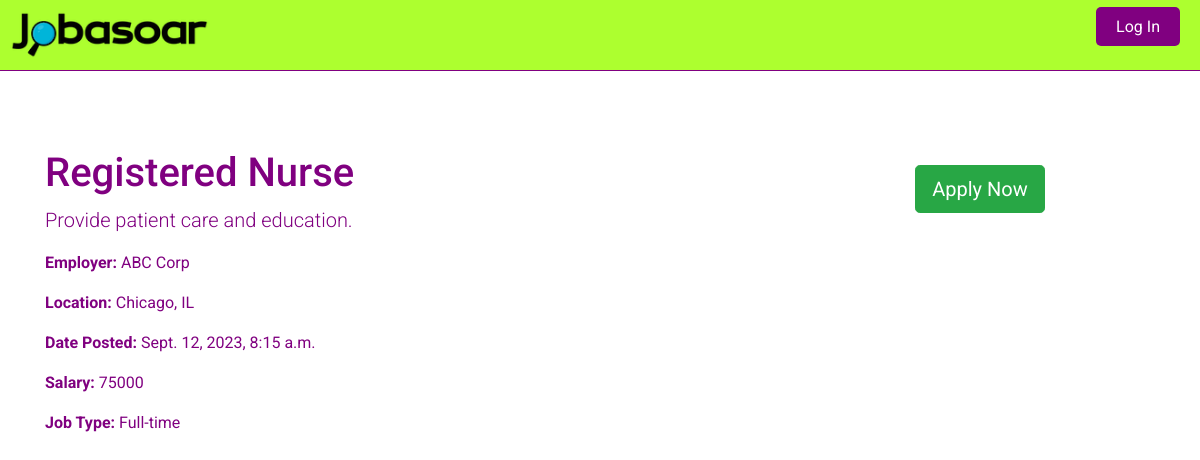
The app's page /jobs/rVdd3qSwZVcgEfmW/ with its own data.
### core/models.py (models this page shows, shortened)
class Job(models.Model):
    JOB_TYPE_CHOICES = [
        ('full-time', 'Full-Time'),
        ('part-time', 'Part-Time'),
        ('hourly', 'Hourly'),
    ]
    xml_job_id = models.CharField(max_length=255, null=True, blank=True)  # New field to store job_id from XML
    title = models.CharField(max_length=255)
    description = models.TextField()
    employer = models.ForeignKey(Company, on_delete=models.CASCADE)
    location = models.CharField(max_length=255)
    date_posted = models.DateTimeField()
    promoted = models.BooleanField(default=False)
    apply_url = models.URLField(max_length=200)
    salary = models.CharField(max_length=255, null=True, blank=True)
    job_type = models.CharField(max_length=50, choices=JOB_TYPE_CHOICES)
    reference_id = models.CharField(max_length=16, default=create_reference_id, unique=True)  # Corrected the indentation

class Company(models.Model):
    name = models.CharField(max_length=255)
    created_at = models.DateTimeField(auto_now_add=True)
    xml_file = models.FileField(upload_to='xmls/', null=True, blank=True)

### core/views.py (the view)
# urls.py: path('jobs/<str:reference_id>/', views.job_detail, name='job_detail'),  # Only reference_id pattern
def job_detail(request, reference_id):
    job = get_object_or_404(Job, reference_id=reference_id)
    return render(request, 'core/job_detail.html', {'job': job})

### core/templates/core/job_detail.html
{% extends 'base.html' %}
{% block content %}
<div class="container mt-5">
  <div class="row">
    <div class="col-md-8">
      <h1>{{ job.title }}</h1>
      <p class="lead">{{ job.description }}</p>
      <p><strong>Employer:</strong> {{ job.employer.name }}</p>
      <p><strong>Location:</strong> {{ job.location }}</p>
      <p><strong>Date Posted:</strong> {{ job.date_posted }}</p>
      <p><strong>Salary:</strong> {{ job.salary }}</p>
      <p><strong>Job Type:</strong> {{ job.get_job_type_display }}</p>
    </div>
    <div class="col-md-4">
      <div class="text-center">
        <a href="{{ job.apply_url }}" class="btn btn-success btn-lg mt-3">Apply Now</a>
      </div>
    </div>
  </div>
</div>
{% endblock %}

### core/templates/base.html (style rules this page uses)
body, html { background-color: white; color: purple; font-family: 'Roboto', sans-serif; }
a { color: purple; }

### records on screen
Job: title "Registered Nurse", description "Provide patient care and education.", employer.name "ABC Corp", location "Chicago, IL", date_posted "Sept. 12, 2023, 8:15 a.m.", salary "75000", job_type "Full-time"
